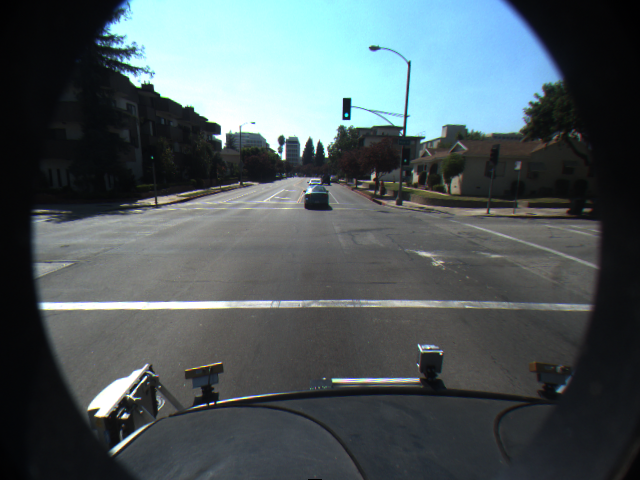
//> input picture dataset/inputs/input/f00249.png, 640 x 480 px
$ ./proj   (built with g++ and OpenCV 4)
//> lines starting //> are read from the running program, lines starting //| are printed output that depends on the picture; after the words box and inside, x2 and y2 are one past the last pixel; in counts of white or black regions, pixels touching at a corner belong together
#include <opencv2/opencv.hpp>
#include <iostream>
#include <chrono>
using namespace cv;
using namespace std;

void blurring(cv::Mat gray,cv::Mat& blur,int m_one){
  if(m_one==1)
    GaussianBlur(gray, blur, cv::Size(5, 5), 0, 0);
  else if(m_one==2){
    medianBlur(gray,blur,3);
  }
  else if(m_one==4){
    // Calculate the histogram of the image
    Mat hist;
    int channels[] = {0};
    int histSize[] = {256};
    float range[] = {0, 256};
    const float* ranges[] = {range};
    calcHist(&gray, 1, channels, Mat(), hist, 1, histSize, ranges);

    // Normalize the histogram
    normalize(hist, hist, 0, gray.rows, NORM_MINMAX, -1, Mat());

    // Create a lookup table for histogram equalization
    Mat lut(1, 256, CV_8U);
    float alpha = 255.0 / (gray.rows * gray.cols);
    int sum = 0;
    for (int i = 0; i < 256; i++) {
        sum += hist.at<float>(i);
        int val = cvRound(sum * alpha);
        lut.at<uchar>(i) = saturate_cast<uchar>(val);
    }

    // Apply the lookup table to the image
    LUT(gray, lut, blur);
  }
  else if(m_one==3){
    int kernel_size=3;
    boxFilter(gray, blur, -1, Size(kernel_size, kernel_size));
  }

}

void edge_detection(Mat blur,Mat& edges,int m_two){
  if(m_two==1){
    Canny(blur, edges, 50, 150);
  }
  else if(m_two==2){
    Sobel(blur,edges,CV_8U,1, 0, 3, 1, 0, BORDER_DEFAULT);
  }
  else if(m_two==3){
    Laplacian(blur, edges, CV_8U, 3, 1, 0, BORDER_DEFAULT);
  }
}

// [109 lines left out: functions Hough_Transforms, getticks, not called in this run]


int main() {
  // initailising step to check ticks
  // getticks();
  auto start_time = std::chrono::steady_clock::now();
  // Read the road image
  cv::Mat image = cv::imread("/home/cps/ldws/dataset/inputs/test/f00249.png");
//> image is the input picture: 480 rows x 640 cols, CV_8UC3; mean B, G, R 93.3, 90.1, 78.5

  // Check if image is empty
  if (image.empty()) {
    std::cout << "Could not read image" << std::endl;
    return 1;
  }

  // Convert the image to grayscale
  cv::Mat gray;
  cv::cvtColor(image, gray, cv::COLOR_BGR2GRAY);
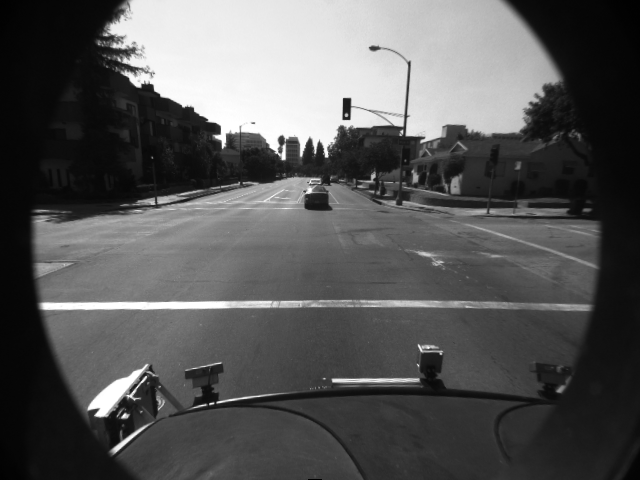
//> gray: 480 rows x 640 cols, CV_8UC1; min 0, max 255, mean 87

  // Apply Gaussian blur to reduce noise
  cv::Mat blur;
  blurring(gray,blur,1);
  // cv::GaussianBlur(gray, blur, cv::Size(5, 5), 0, 0);

  // Apply Canny edge detection
  cv::Mat edges;
  edge_detection(blur,edges,1);
//> in edge_detection, `Canny(blur, edges, 50, 150);`:
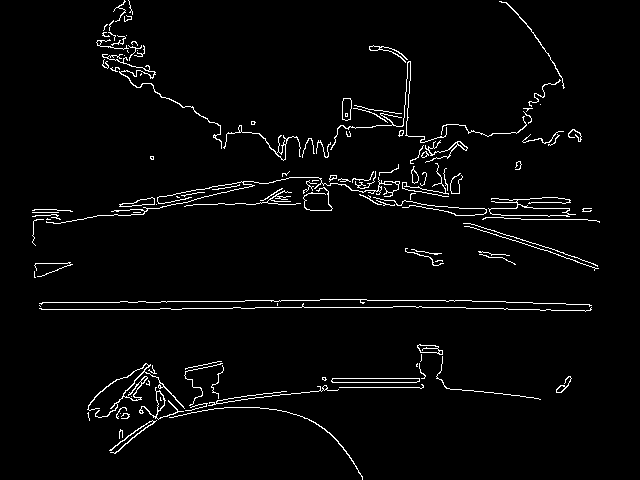
//> edges: 480 rows x 640 cols, CV_8UC1; 2.9% white in thin lines or dots, all inside (x1, y1, x2, y2) = (32, 0, 600, 480)
  int h=1;
  cv::Mat result = image.clone();
  // Find lines using Hough transform
  if(h==1){
    std::vector<cv::Vec4i> linesp;
    HoughLinesP(edges, linesp, 1, CV_PI/180, 50, 50, 10);
//> linesp = 37 lines (x1, y1, x2, y2), first 8: [504, 309, 589, 310], [255, 307, 392, 307], [378, 300, 434, 300], [459, 208, 516, 208], [161, 301, 244, 301], [182, 308, 254, 308], [501, 215, 567, 215], [467, 223, 563, 252]
    // Draw the lines on the image
    for (size_t i = 0; i < linesp.size(); i++) {
      cv::line(result, cv::Point(linesp[i][0], linesp[i][1]),
              cv::Point(linesp[i][2], linesp[i][3]), cv::Scalar(0, 0, 255), 3,LINE_AA);
  }
//> this loop made 37 passes
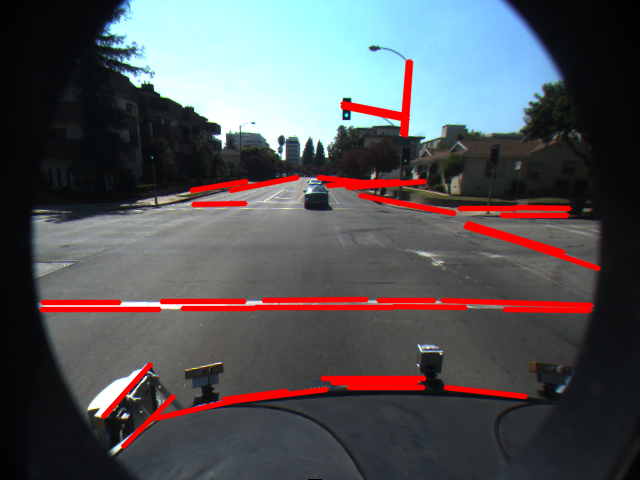
//> result: 480 rows x 640 cols, CV_8UC3; 5.92% of pixels changed, all inside (x1, y1, x2, y2) = (38, 59, 602, 449)
  }
  else if(h==2||h==3){
    std::vector<Vec2f> lines;
    Hough_Transforms(result,edges,lines,h);
    // Draw the lines on the image
    if(h==2){
      for (size_t i = 0; i < lines.size(); i++)
      {
          float rho = lines[i][0], theta = lines[i][1];
          Point pt1, pt2;
          double a = cos(theta), b = sin(theta);
          double x0 = a*rho, y0 = b*rho;
          pt1.x = cvRound(x0 + 1000*(-b));
          pt1.y = cvRound(y0 + 1000*(a));
          pt2.x = cvRound(x0 - 1000*(-b));
          pt2.y = cvRound(y0 - 1000*(a));
          line(result, pt1, pt2, Scalar(0,0,255), 3, LINE_AA);
      }
    }
  }
  // cv::HoughLinesP(edges, lines, 1, CV_PI/180, 50, 50, 10);

  auto end_time = std::chrono::steady_clock::now();
  auto elapsed_time = std::chrono::duration_cast<std::chrono::microseconds>(end_time - start_time);
  std::cout << "Elapsed time total: "<<"  "  << elapsed_time.count() << " us" << std::endl;

  // Show the result
  cv::imwrite("/home/cps/ldws/dataset/references/f00249.png", result);
  cv::waitKey();

  return 0;
}
